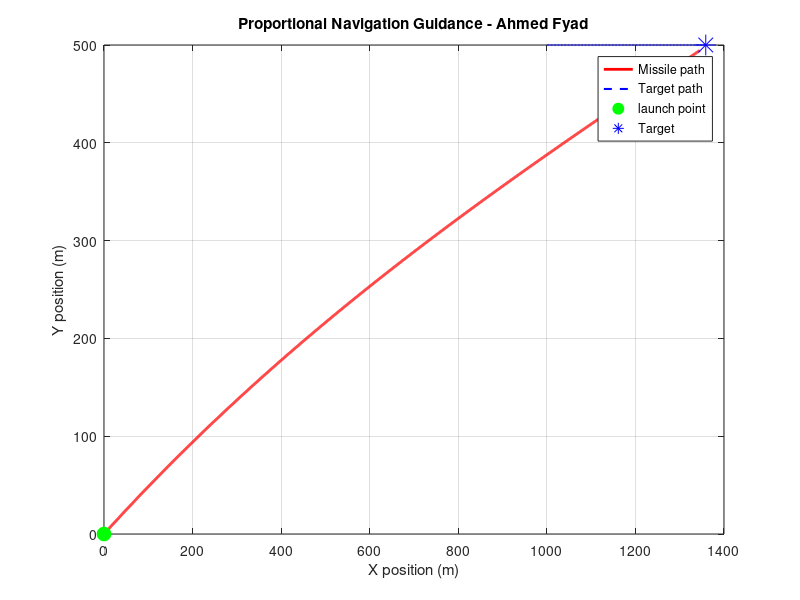

Write MATLAB code to recreate this figure.
% Proportional Navigation Guidance AHMED Fyad

clear; clc;

N = 3;          % Navigation Constant
dt = 0.01;
t_max = 40;

Mx = 0; My = 0;
Tx = 1000; Ty = 500;
Tvx = 20; Tvy = 0;
Vm = 80;         %constan (m/s)


lambda0 = atan2(Ty-My, Tx-Mx);
Mvx = Vm*cos(lambda0);
Mvy = Vm*sin(lambda0);

Mx_hist = Mx; My_hist = My;
Tx_hist = Tx; Ty_hist = Ty;
lambda_prev = lambda0;

for t = 0:dt:t_max
    Tx = Tx + Tvx*dt;
    Ty = Ty + Tvy*dt;
    dx = Tx-Mx; dy = Ty-My;
    R = sqrt(dx^2+dy^2);
    
    if R < 15
        disp('Target hit!');
        break;
    end
    
    lambda = atan2(dy, dx);
    lambda_dot = (lambda - lambda_prev)/dt;
    lambda_prev = lambda;
    
    Vc = -((dx*(Tvx-Mvx) + dy*(Tvy-Mvy)) / R);
    
    aM = N*Vc*lambda_dot;
    
    
    ax = -aM*sin(lambda);
    ay =  aM*cos(lambda);
    
    Mvx = Mvx + ax*dt; Mvy = Mvy + ay*dt;
    spd = sqrt(Mvx^2 + Mvy^2);
    Mvx = Mvx/spd*Vm; Mvy = Mvy/spd*Vm;
    
    Mx = Mx + Mvx*dt; My = My + Mvy*dt;
    
    Mx_hist = [Mx_hist, Mx]; My_hist = [My_hist, My];
    Tx_hist = [Tx_hist, Tx]; Ty_hist = [Ty_hist, Ty];
end

figure;
plot(Mx_hist, My_hist, 'r-', 'LineWidth', 2);
hold on;
plot(Tx_hist, Ty_hist, 'b--', 'LineWidth', 1.5);
plot(0, 0, 'go', 'MarkerSize', 10, 'MarkerFaceColor', 'g');
plot(Tx_hist(end), Ty_hist(end), 'b*', 'MarkerSize', 15);
grid on;
xlabel('X position (m)');
ylabel('Y position (m)');
title('Proportional Navigation Guidance - Ahmed Fyad');
legend('Missile path', 'Target path', 'launch point', 'Target');
